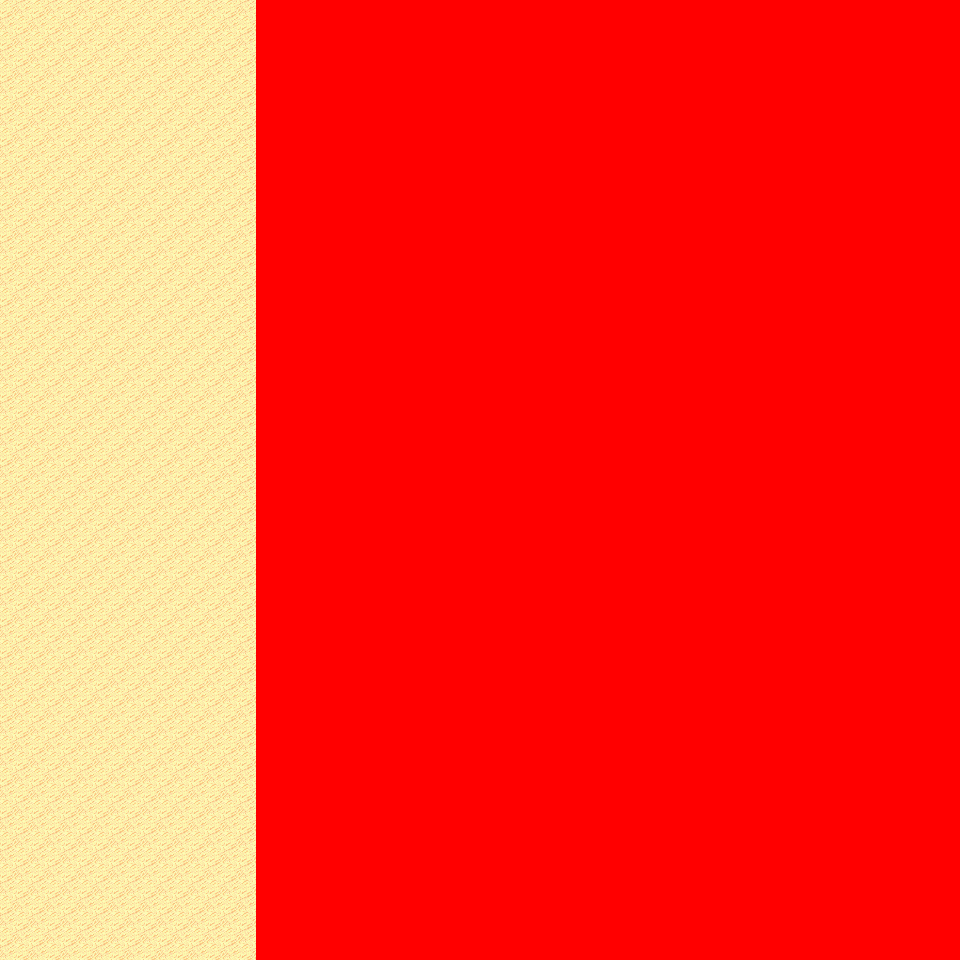

Tiled map render using the project's own tile images. Description and the map definition, with tile-layer contents summarised, below:
An orthogonal 30x30 tile map with 32x32 px tiles, 6 tile layers (Ground, Object, Object2, Above, ...), 6 tilesets and 3 objects (3x mapchange).

<map version="1.0" orientation="orthogonal" renderorder="right-down" width="30" height="30" tilewidth="32" tileheight="32" nextobjectid="4">
  <tileset firstgid="1" name="tileset_logic_collision" tilewidth="32" tileheight="32" tilecount="1" columns="1">
    <image source="../drawable/tileset_logic_collision.png" width="32" height="32" />
  </tileset>
  <tileset firstgid="2" name="tileset_terrain_desert" tilewidth="32" tileheight="32" tilecount="88" columns="8">
    <image source="../drawable/tileset_terrain_desert.png" width="256" height="352" />
  </tileset>
  <tileset firstgid="90" name="tileset_ground_sand_2" tilewidth="32" tileheight="32" tilecount="15" columns="5">
    <image source="../drawable/tileset_ground_sand_2.png" width="160" height="96" />
  </tileset>
  <tileset firstgid="105" name="tileset_plant_cactus_2" tilewidth="32" tileheight="32" tilecount="10" columns="5">
    <image source="../drawable/tileset_plant_cactus_2.png" width="160" height="64" />
  </tileset>
  <tileset firstgid="115" name="tileset_plant_cactus" tilewidth="32" tileheight="32" tilecount="2" columns="1">
    <image source="../drawable/tileset_plant_cactus.png" width="32" height="64" />
  </tileset>
  <tileset firstgid="117" name="tileset_plant_round_cactuses" tilewidth="32" tileheight="32" tilecount="20" columns="10">
    <image source="../drawable/tileset_plant_round_cactuses.png" width="320" height="64" />
  </tileset>
  <layer name="Ground" width="30" height="30">
    <data>[900 cells, 900 non-empty, 4 distinct tile ids]</data>
  </layer>
  <layer name="Object" width="30" height="30">
    <data>[900 cells, 5 non-empty, 2 distinct tile ids]</data>
  </layer>
  <layer name="Object2" width="30" height="30">
    <data>[900 cells, 0 non-empty, 0 distinct tile ids]</data>
  </layer>
  <layer name="Above" width="30" height="30">
    <data>[900 cells, 4 non-empty, 2 distinct tile ids]</data>
  </layer>
  <layer name="Above2" width="30" height="30">
    <data>[900 cells, 0 non-empty, 0 distinct tile ids]</data>
  </layer>
  <layer name="Walkable" width="30" height="30">
    <data>[900 cells, 660 non-empty, 1 distinct tile ids]</data>
  </layer>
  <objectgroup name="MapEvents">
    <object id="1" name="north" type="mapchange" x="0" y="0" width="256" height="32">
      <properties>
        <property name="map" value="0_ados_mountain_n2_w2_x3_y2" />
        <property name="place" value="south" />
      </properties>
    </object>
    <object id="2" name="south" type="mapchange" x="0" y="928" width="256" height="32">
      <properties>
        <property name="map" value="0_ados_mountain_n2_w2_x3_y4" />
        <property name="place" value="north" />
      </properties>
    </object>
    <object id="3" name="west" type="mapchange" x="0" y="0" width="32" height="960">
      <properties>
        <property name="map" value="0_ados_mountain_n2_w2_x2_y3" />
        <property name="place" value="east" />
      </properties>
    </object>
  </objectgroup>
</map>
